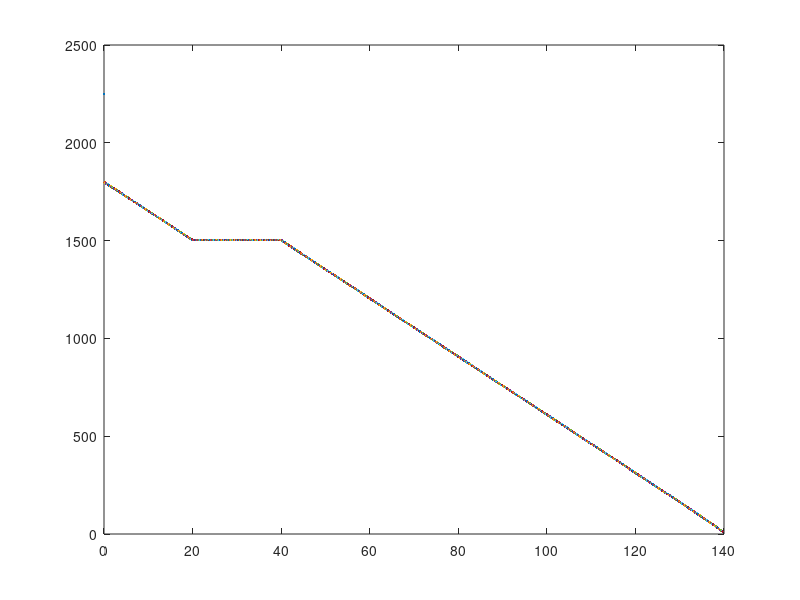

Write MATLAB code to recreate this figure.
%{
    This source code defines the main informations for Markov Chain KiBaM analysis.

    Author: Leonardo Martins Rodrigues.
    Date of creation: 20-08-2014 - Version: 1.0
	Last modification: 20-08-2014

	Execution instructions (terminal/console):
	1) Access the folder where the files are located. For example:
		$ cd /Users/YourUser/Desktop/Simulation
	2) Call 'octave'.
		$ octave
	3) Call the name of this script.
		octave:1> kibamMarkov
	4) To log out, just type 'quit'.
		octave:2> quit

	Notes:
		1)	1 A = 1 C/s (Coulomb/second) .:. 1 As = 1 C
			3600 As = 1 Ah = 1000 mAh .:. 7200 As = 2 Ah = 2000 mAh
%}

hold off; % setenv("GNUTERM","x11");
grid on;

printf("\nDefining KiBaM variables...");
t = 0;					% The simulation time (in s).
window = 10;			% The discrete time interval.
cutoff = 10;			% The minimum level of charge in the battery.
y0 = 3600; 				% The total battery capacity (in As).
c = 0.625;				% The fraction available in the Available Charge Well.
k = 0.0001;				% The constant used to control de flux between the two wells.
kl = k / (c * (1-c));
acw_i = y0 * (c);		% The Available Charge Well.
bcw_j = y0 * (1-c);		% The Bounded Charge Well.
h_1 = acw_i;			% The height of the charge on Available Charge Well.
h_2 = bcw_j;			% The height of the charge on Bounded Charge Well.
q_I = 0.950;			% The probability that in one time unit, I charge units are demanded.
q_0 = 1 - q_I;			% The probability that an idle slot occurs.
p_t = 0.80;				% The probability to recover with time during an idle slot.
disp("Done!")



printf("\nDefining Markov variables...");
state = [acw_i, bcw_j, t];
plot(state(3),state(1),".");
hold on;
disp("Done!")



printf("\nStarting simulation...");				

while(state(1) >= cutoff)
	% Set the current I of the model.
	if(state(3) > 1200 && state(3) < 2400)
		c_I = 0.0005;
	else
		c_I = 0.5;
	endif
	
	% The quanta of charge the battery can recover.
	Q = (1.05-c_I)^2;
	
	% Stabilize the charge over the two wells.
	r_J = kl * h_2 * (h_2 - h_1);
	
	% Sort some random number between 0 and 1.
	shouldApply_I = rand(1);

	% Run the discharge current...
	if(shouldApply_I <= q_I)
		acw_i = acw_i - c_I + r_J;
		bcw_j = bcw_j - r_J;
		t = t + 1;
	% Run an idle slot...
	else
		shouldRecover = rand(1)*0.25;
		% With recover? Yes...
		if(shouldRecover <= q_0*p_t)
			acw_i = acw_i + Q;
			bcw_j = bcw_j - Q;
			t = t + 1;
		% With recover? No...
		% else
		% 	t = t + 1;
		endif
	endif

	h_1 = acw_i;
	h_2 = bcw_j;
	
	state = [acw_i, bcw_j, t];
	if(mod(state(3),window)==0)
		plot(state(3)/60,state(1),".");
		hold on;
	endif

endwhile
disp("Done!\n")

printf("Tempo: %f seg | %f min | %f h\n",state(3),state(3)/60,state(3)/3600);